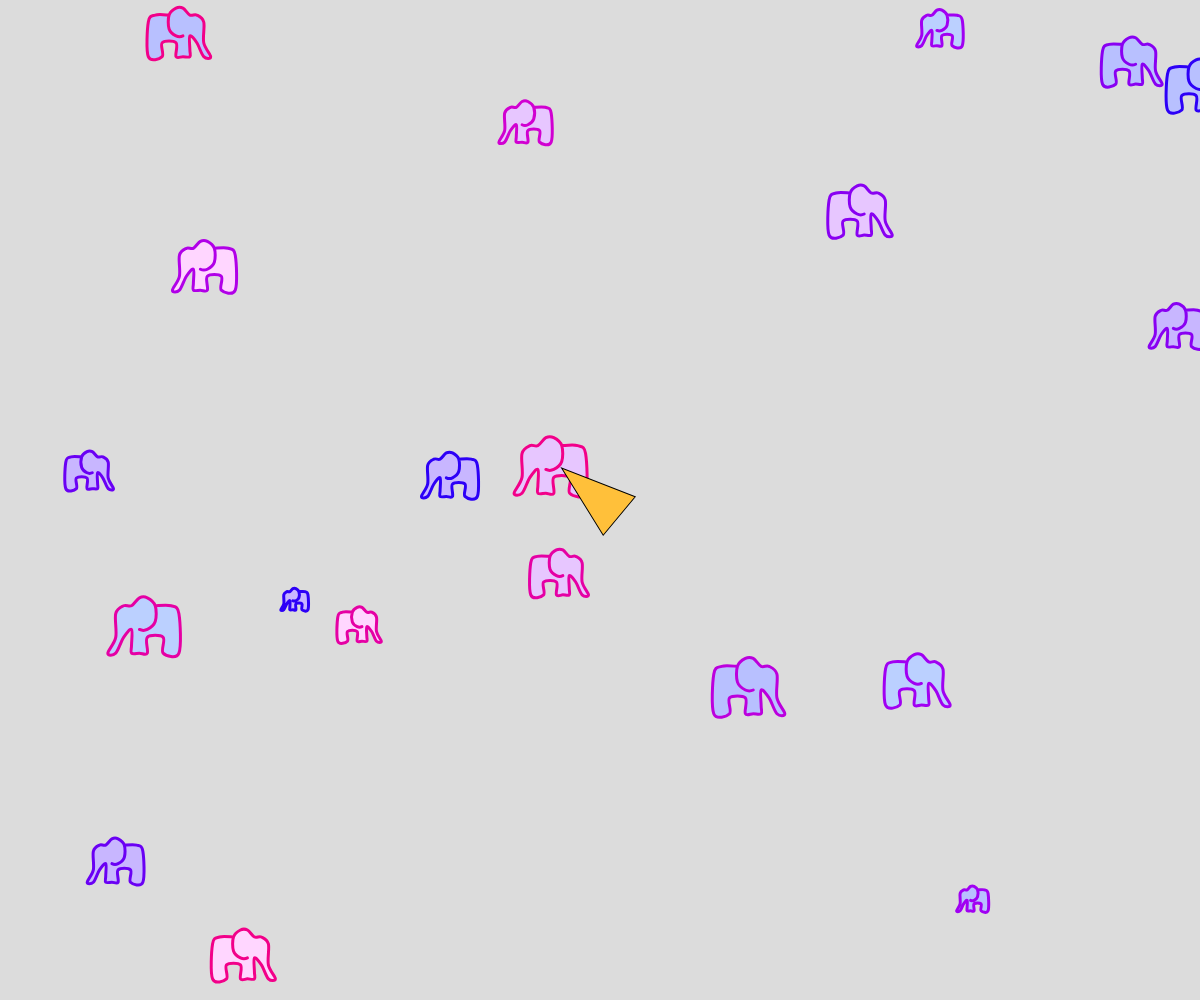
Frame 1 (no input)
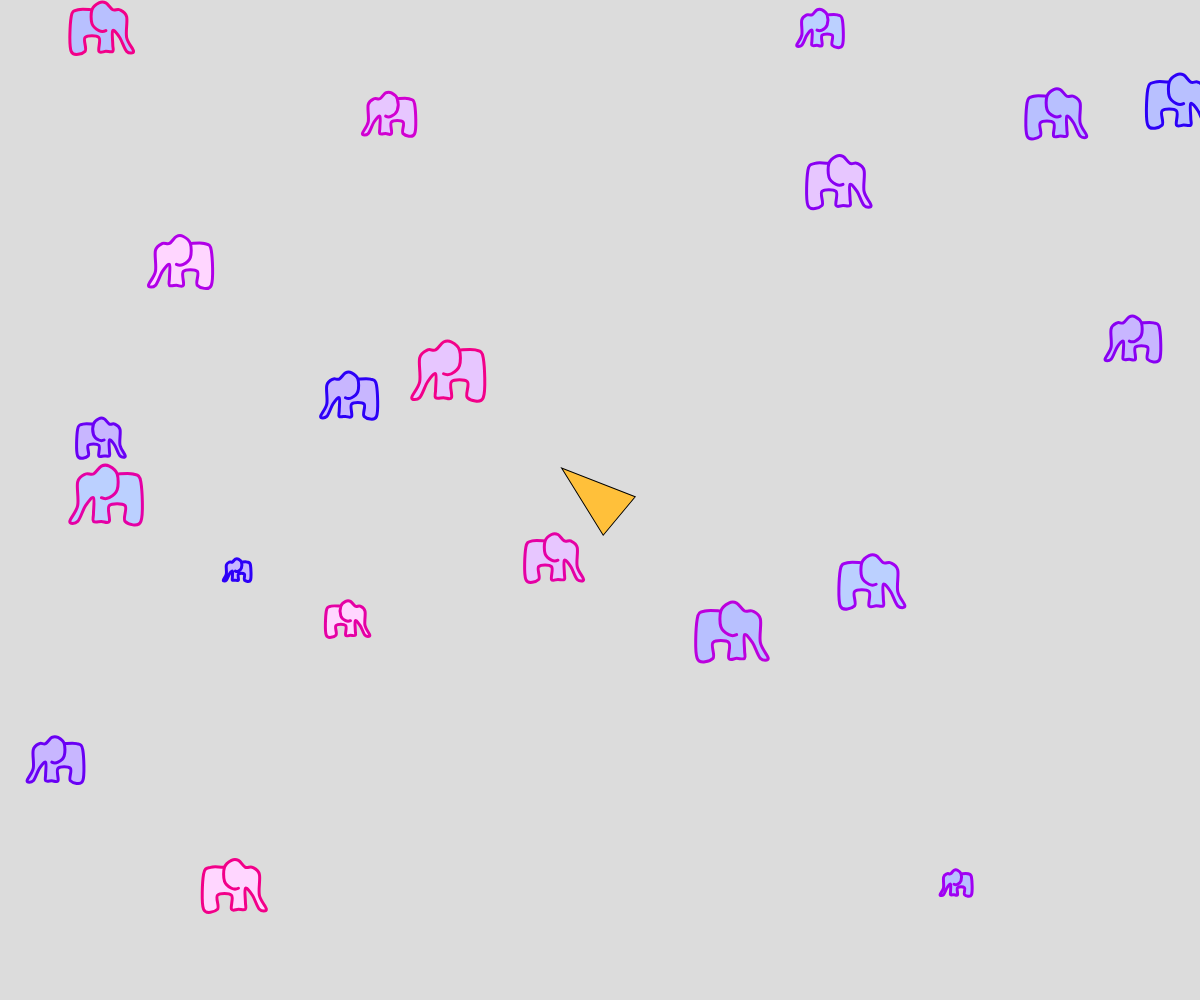
Frame 60 (no input)
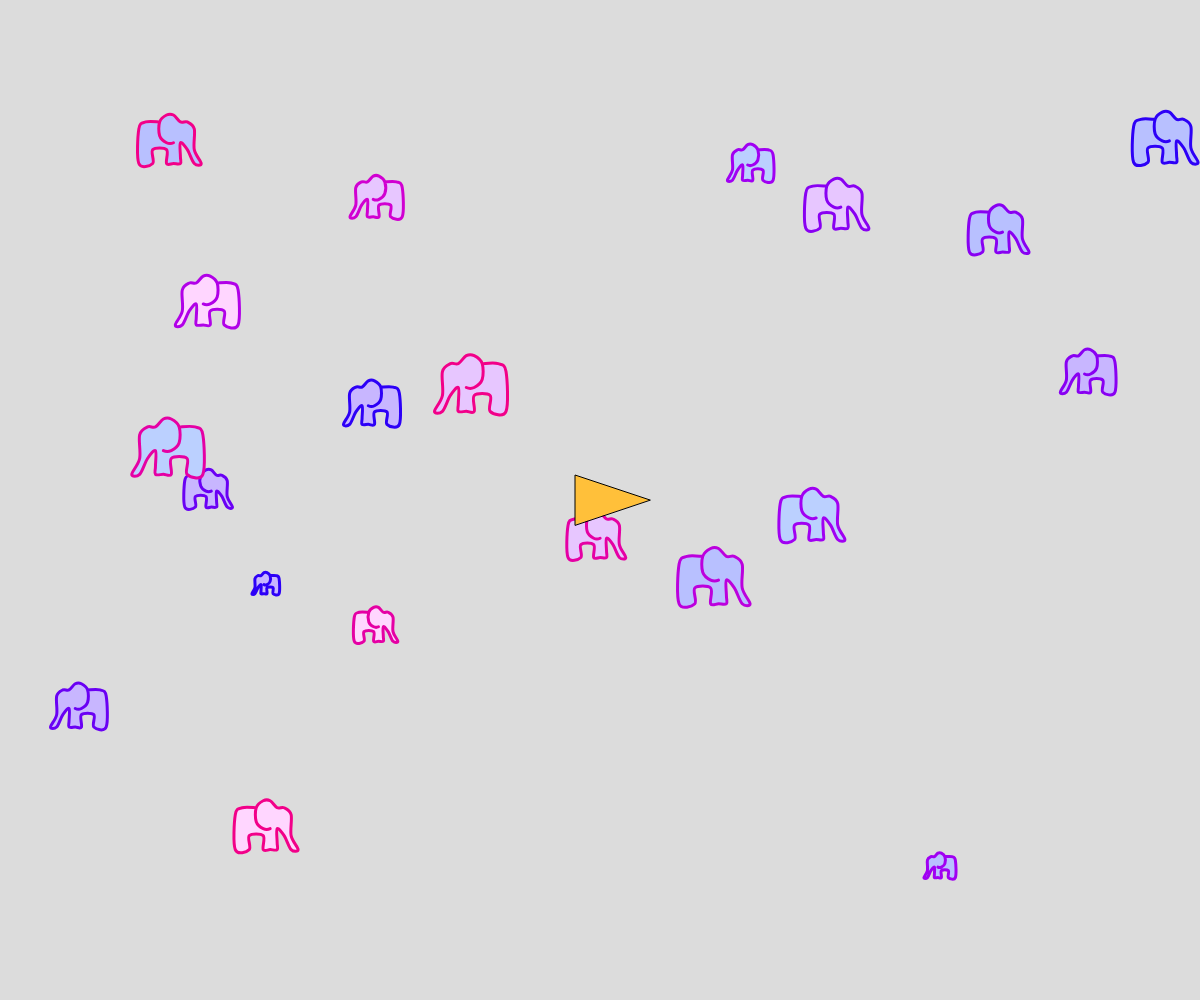
Frame 120 (the mouse pressed at the canvas centre since frame 60)

The p5.js sketch that drew these frames (run headless with seeded random() and noise() and a simulated clock; from frame 60 on, the mouse is pressed at the canvas centre):

// p5.js sketch
// ── sketch.js
// let points = [
// [7,10],[12,6],[12,4],[9,1],[10,-2],[10,-7],[5,-10],[1,-11],[1,-13],[-3,-13],[-14,-4],[-13,4],
// [-11,9],[-12,13],[-10,16],[-8,17],[-5,13],[3,13],[7,16],[10,15],[10,13],[7,10],[7,10]
// ]


// let points =[[6, -3], [5, 0], [7, 2],[7,4],[6,5],[9,5],[9,6],[8,7],[7,8],[6,8],[5,10],[4,10],[4,9],[5,8],[4,5],[0,5],[-2,4],[-4,1],[-4,-6],[-5,-7],[-10,-6],[-9,-7],[-4,-8],[-3,-7],[-1,-5],[4,4],[3,2],[3,1],[5,-3],[4,-4],[5,-4],[6,-3],[4,1],[5,2],[1,-4],[2,-5],[2,-8],[8,-8],[7,-7],[3,-7],[3,-1],[4,-1],[3,-1],[2,-3],[0,-5],[-4,-2],[-3,-4],[-1,-5],[-1,-9],[5,-10],[6,-9],[0,-8],[0,-5],[1,0],[-1,3],[5,-4],[6,-4],[7,-3],[6,1]];

let points = [[-2, 0], [-1,-1], [0, -1],[1,0],[1,2],[0,3],[-1,3],[-2,2],[-3,2],[-4,1],[-4,-2],[-5,-4],[-4,-4],[-3,-2],[-2,-1],[-2,-3], [-2,-4], [-1, -4],[0,-4],[0,-2],[2,-2],[2,-4], [4, -4],[4,1],[3,2],[1,2],[1,2]]; //list資料，
var stroke_colors = "2d00f7-6a00f4-8900f2-a100f2-b100e8-bc00dd-d100d1-db00b6-e500a4-f20089".split("-").map(a=>"#"+a)
var fill_colors = "ffd6ff-e7c6ff-c8b6ff-b8c0ff-bbd0ff".split("-").map(a=>"#"+a)

//粒子，類別
class Obj{
  constructor(args){  //預設值，基本資料(包含有物件的顏色，位置，速度，大小...)
    // this.p = {x: random(width), y:random(height) }  //一個物件開始的位置
    this.p = args.p || createVector(random(width),random(height))
    this.v = createVector(random(-1,1), random(-1,1))   //速度，x，y移動的速度為亂數產生-1,1之間的數字
    // this.v = p5.Vector.random2D()
    this.size = random(3,8)  
    this.color = random(fill_colors)  
    this.stroke = random(stroke_colors)  
  }
  draw()  //把物件畫出來的函數
  {
    push()
      translate(this.p.x,this.p.y)
      scale((this.v.x<0?1:-1),-1)  //放大縮小的指令，this.v.x<0?1:-1 ==>this.v.x<0條件成立的話，則值為1，否則為-1
      fill(this.color)
      stroke(this.stroke)
      strokeWeight(3)
      beginShape()
        for(var i =0;i<points.length;i=i+1){
          // line(points[i][0]*this.size,points[i][1]*this.size,points[i+1][0]*this.size,points[i+1][1]*this.size)
          // vertex(points[i][0]*this.size,points[i][1]*this.size)
          curveVertex(points[i][0]*this.size,points[i][1]*this.size)
        }
      endShape()
    pop()

  }
  update(){  
    // this.p.x = this.p.x + this.v.x
    // this.p.y = this.p.y + this.v.y
    
    this.p.add(this.v)
    if(this.p.x<=0 || this.p.x>=width)
      {
        this.v.x = -this.v.x
      }
    if(this.p.y<=0 || this.p.y>=height)
      {
        this.v.y = -this.v.y
      }
    let mouseV = createVector(mouseX,mouseY)
    let delta = mouseV.sub(this.p).limit(this.v.mag()*1.5)
    this.p.add(delta)
    
  }

  isBallInRange(x,y){
		let d=dist(x,y,this.p.x,this.p.y) 
    // print(d )   
		if(d/this.size<4){
			return true
		}else{
			return false
		}
	}

}

var ball  //代表單一個物件，利用這個變數來做正在處理的物件
var balls =[]  //陣列，放所有的物件資料
var bullet
var bullets=[]
function setup() {
  createCanvas(windowWidth, windowHeight);
  //產生幾個物件
  for(var j=0;j<20;j=j+1)
  {
    ball = new Obj({})  //產生一個新的物件，暫時放入到ball變數中
    balls.push(ball)  //把ball物件放入到balls物件群(陣列)中
  }


}

function draw() {
  background(220);
  for(var k=0;k<balls.length;k=k+1){
    ball = balls[k]
    ball.draw()
    ball.update()
    for(let bullet of bullets){
      if(ball.isBallInRange(bullet.p.x,bullet.p.y)){
        balls.splice(balls.indexOf(ball),1);
        bullets.splice(bullets.indexOf(bullet),1);
      }
    }
  }
  
  for(let bullet of bullets){
    
    bullet.draw()  
    bullet.update()
      
  }
  rectMode(CENTER)
  fill("#ffc03a")
  // rect(width/2,height/2,50)


  // 繪製三角形
  push()
    let dx = mouseX - width/2;
    let dy = mouseY - height/2;
    let angle = atan2(dy, dx);
    // let defaultAngle = radians(0);
    // let rotationAngle = angle - defaultAngle;
    translate(width/2, height/2);
    rotate(angle);
    triangle(50, 0, -25, -25, -25, 25);
  pop()

  
}
function mousePressed(){

  // push()
  // ball = new Obj({
  //   p:createVector(mouseX,mouseY)
  // })  //產生一個新的物件，暫時放入到ball變數中
  // balls.push(ball)
  // pop()
  //---------------------------------------------


  
    bullet = new Bullet({})  //產生一個新的物件，暫時放入到ball變數中
    bullets.push(bullet)
  
  //---------------------------------------------
  // for(let ball of balls){
    
  //   if(ball.isBallInRange(mouseX,mouseY))
  //   {			
  //     balls.splice(balls.indexOf(ball),1); //第一个参数定义该修改的数组，而第二个参数定义该添加的资料。
  //     //https://developer.mozilla.org/zh-CN/docs/Web/JavaScript/Reference/Global_Objects/Array/splice
      
  //   }
  // }
}
// ── bullet.js
class Bullet{
    constructor(args){  //預設值，基本資料(包含有物件的顏色，位置，速度，大小...)
      this.r = this.r || 10
      this.p = args.p || createVector(width/2,height/2)  //一個物件開始的位置
      this.v = args.v || createVector(mouseX-width/2,mouseY-height/2).limit(5)  //速度，x，y移動的速度為亂數產生-1,1之間的數字
    //   this.size = random(10,20)  
      this.color = "red"  
    //   this.stroke = random(stroke_colors)  
    }
    draw()  //把物件畫出來的函數
    {
      push()
        translate(this.p.x,this.p.y)
        // scale((this.v.x<0?1:-1),-1)  //放大縮小的指令，this.v.x<0?1:-1 ==>this.v.x<0條件成立的話，則值為1，否則為-1
        fill(this.color)
        noStroke()
        ellipse(0,0,this.r)
      pop()
  
    }
    update(){  
      this.p.add(this.v)
    }
  
  }
